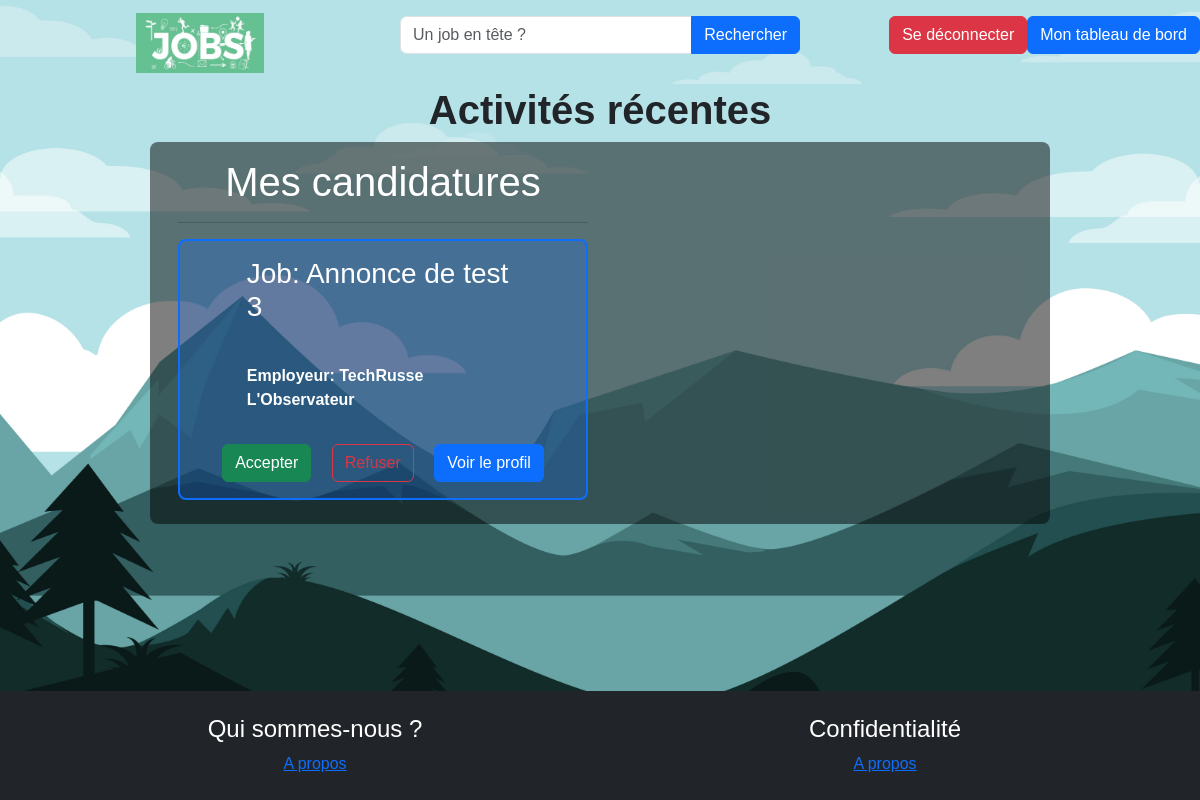
The app's page /index.php?section=activitesRecentes (signed in), older data.
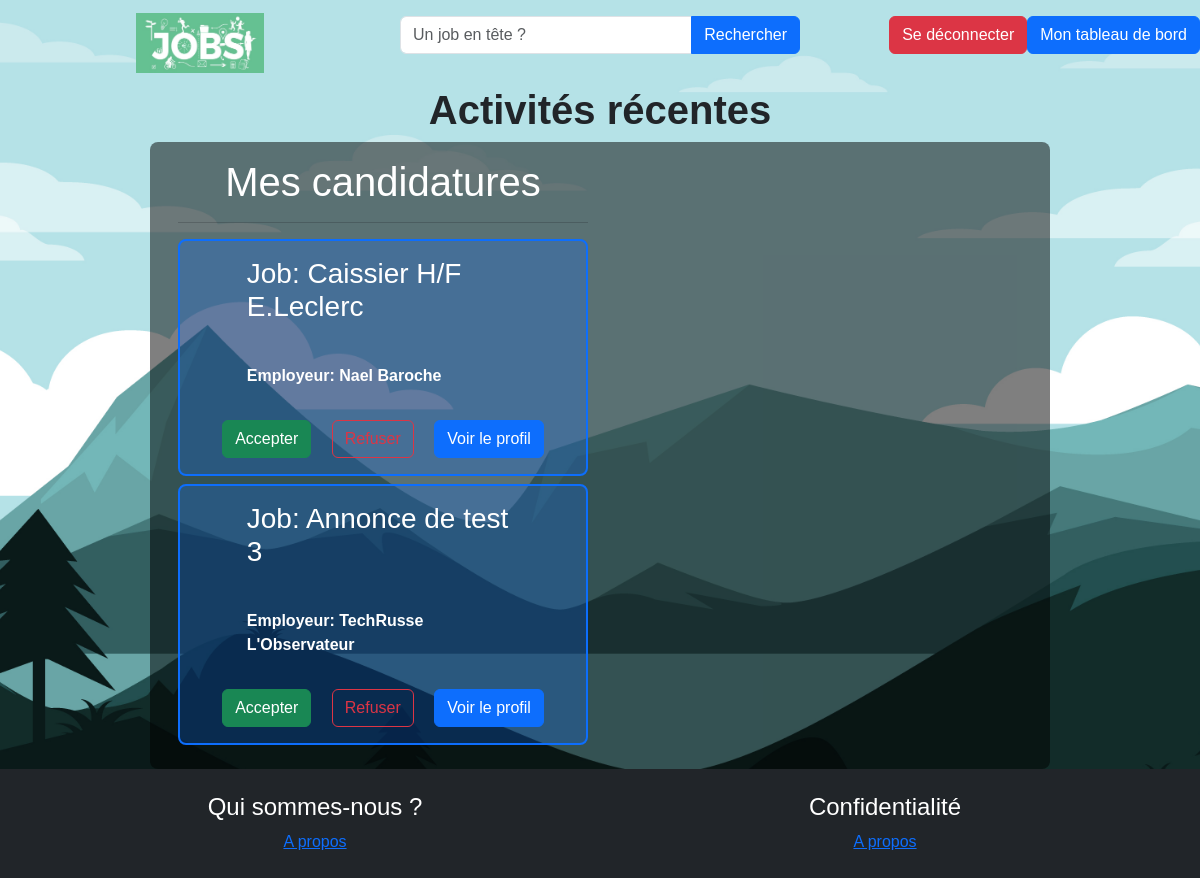
The same page, newer data.
### tables this page shows
CREATE TABLE `candidature` (
  `idEtudiant` int(11) NOT NULL,
  `idOffre` int(11) NOT NULL,
  `idStatut` tinyint(4) NOT NULL DEFAULT 1
);

CREATE TABLE `offre` (
  `idOffre` int(11) NOT NULL,
  `intitoffre` varchar(255) NOT NULL,
  `idAct` int(11) NOT NULL,
  `lieuTravail` varchar(100) NOT NULL,
  `idContrat` int(11) NOT NULL,
  `debutPeriod` date NOT NULL,
  `finPeriod` date DEFAULT NULL,
  `descOffre` text NOT NULL,
  `idEmployeur` int(11) NOT NULL,
  `idValidation` tinyint(1) NOT NULL DEFAULT 0,
  `datePublication` date NOT NULL DEFAULT current_timestamp()
);

CREATE TABLE `utilisateur` (
  `idUser` int(11) NOT NULL,
  `civilite` tinyint(4) NOT NULL,
  `nom` varchar(30) NOT NULL,
  `prenom` varchar(30) NOT NULL,
  `email` varchar(255) NOT NULL,
  `passwd` text NOT NULL,
  `tel` varchar(20) NOT NULL,
  `imgUser` text NOT NULL DEFAULT 'defaultUser.png',
  `cvUser` text DEFAULT NULL,
  `idStatut` tinyint(4) NOT NULL,
  `bio` text DEFAULT NULL
);

### controleur/activitesRecentes.php (called while the page is built)
<?php
require_once('modele/mod_dashboard.php');
$ActiRecentes = [];
$isStudent = false;
if (intval($_SESSION["status"])==1) {
  $isStudent = true;
  $ActiRecentes= getApplicationsFromStudent($cnxSession);
}
require_once('vue/vue_activitesRecentes.php');

### modele/mod_dashboard.php (called while the page is built, shortened)
<?php
function getApplicationsFromStudent($idStudent){
    $bdd = db_connect();
    $req = $bdd->prepare("SELECT C.idEtudiant, O.*, E.* FROM candidature C INNER JOIN offre O ON C.idOffre = O.idOffre JOIN utilisateur E ON E.idUser = O.idEmployeur WHERE C.idEtudiant = ?");
    if($req->execute([
        $idStudent
    ]))
    return $req->fetchAll(PDO::FETCH_ASSOC);
}
?>

### vue/vue_activitesRecentes.php (the view, shortened to what this page needs)
<?php
    include "vue_entete.php";
?>
      <h1 class="titreprincipal"><b>Activités récentes</b></h1>
      <div class="rounded-3 col-md-8 row flex-nowrap bg-black bg-opacity-50 w-75 mx-auto p-3 align-self-center menu-pleine-hauteur">
            <div class="col-md-6">
              <h1 class="text-center text-white"><?= $isStudent ? "Mes candidatures" : "Réponse à une offre" ?></h1>
              <hr>
              <?php
                    foreach($ActiRecentes as $uneActi)
                    {
                      $intitOffre = $uneActi['intitoffre'];
                      $prenom = $uneActi['prenom'];
                      $nom = $uneActi['nom'];
              ?>
              <div class="bg-primary bg-opacity-25 rounded-3 border border-2 border-primary my-2">
                <h3 class="rounded-3 col-md-12 row w-75 mx-auto p-3 align-self-center text-white">Job: <?= $intitOffre ?></h3>
                <p class="rounded-3 col-md-12 row w-75 mx-auto p-3 align-self-center text-white fw-bold">Employeur: <?= $prenom, " ", $nom ?></p>
                  <div class="d-grid d-md-block text-center">
                      <a href="#" class="btn btn-success mb-3 mx-2">Accepter</a>
                      <a href="#" class="btn btn-outline-danger mb-3 mx-2">Refuser</a>
                      <a href="?section=unEtud" class="btn btn-primary mb-3 mx-2">Voir le profil</a>
                  </div>
              </div>
            <?php
                    }
            ?>
            </div>
      </div>
<?php include_once("vue/vue_footer.php"); ?>

### index.php (shortened to what this page needs)
<?php
$isConnected = isset($_SESSION["idUser"]);
$cnxSession = $isConnected ? $_SESSION["idUser"] : 0;
if (!isset($_GET['section']) OR $_GET['section'] == 'index')
{
    require_once('controleur/portail.php');
}else{
	if ($_GET['section'] == 'login')
	{
		require_once('controleur/login.php');
	}
	elseif ($_GET['section'] == 'dashboardEtud')
	{
		require_once('controleur/dashboardEtudiant.php');
	}
	elseif ($_GET['section'] == 'dashboardEmploi')
	{
		require_once('controleur/dashboardEmployeur.php');
	}
	elseif ($_GET['section'] == 'depotAnno')
	{
		require_once('controleur/depotAnnonces.php');
	}
	elseif ($_GET['section'] == 'mesOffres')
	{
		require_once('controleur/mesOffres.php');
	}
	elseif ($_GET['section'] == 'depotCV')
	{
		require_once('controleur/depotCV.php');
	}
	elseif ($_GET['section'] == 'activitesRecentes')
	{
		require_once('controleur/activitesRecentes.php');
	}
	elseif ($_GET['section'] == 'lesOffres')
	{
		require_once('controleur/lesOffres.php');
	}
	elseif ($_GET['section'] == 'lesEtuds')
	{
		require_once('controleur/lesEtuds.php');
	}
	elseif ($_GET['section'] == 'uneOffre')
	{
		require_once('controleur/uneOffre.php');
	}
	elseif ($_GET['section'] == 'unEtud')
	{
		require_once('controleur/unEtuds.php');
	}
	elseif($_GET["section"] == "testmodels"){
		require_once("controleur/TestModels.php");
	}
	elseif($_GET["section"] == "logout"){
		require_once("controleur/logout.php");
	}
  elseif($_GET["section"] == "postuler"){
    require_once("controleur/postuler.php");
  }
	else{
		header('location: index.php');
	}
}
?>

### vue/vue_entete.php (shortened to what this page needs)
<!DOCTYPE html>
<html lang="fr">
<head>
    <link rel="stylesheet" href="vue/css/style.css">
    <link rel="stylesheet" href="vue/css/bootstrap.min.css">
</head>
<body class="p-0">
    <div class="row">
        <nav class="navbar navbar-expand-lg">
            <div class="container-fluid">
                <div class="row justify-content-between">
                    <div class="collapse navbar-collapse" id="navbarSupportedContent">
                    <div class="col-lg-4 align-self-center">
                        <a class="ms-3 navbar-brand ms-3 navbar-brand d-md-flex justify-content-md-center" href="index.php">
                            <img src="vue/images/logoJobsEtudiant.jpg" class="logoEntete">
                        </a>
                    </div>
                        <div class="col-lg-4 align-self-center mb-3">
                            <form class="d-flex" role="search">
                                <div class="input-group">
                                    <input class="form-control" type="search" placeholder="Un job en tête ?" aria-label="Search">
                                    <button class="btn btn-primary" type="submit">Rechercher</button>
                                </div>
                            </form>
                        </div>
                        <div class="col-lg-4 align-self-center mb-3">
                            <div class="d-flex justify-content-md-around justify-content-lg-end">
                                <a href="index.php?section=<?= $isConnected ? "logout" : "login" ?>" class="btn btn-<?= $isConnected ? "danger" : "success" ?>"><?= $isConnected ? "Se déconnecter" : "Se Connecter/S'inscrire" ?></a>
                                <?php if($isConnected): ?>
                                    <a href="?section=<?= intval($_SESSION["status"])!=1 ? "dashboardEmploi" : "dashboardEtud" ?>" class="btn btn-primary">Mon tableau de bord</a>
                                <?php endif; ?>
                            </div>
                        </div>
                    </div>
                </div>
            </div>
        </nav>
    </div>

### vue/vue_footer.php
<footer class="mt-auto pb-4 col-12 bg-dark text-white mt-5">
      <div class="container text-center">
  <br>
        <div class="row align-items-start ">
          <div class="col-md-6" id="scrollAPropos">
            <h4>Qui sommes-nous ?</h4>
            <a class="p-1 rounded" href="index.php#aPropos">A propos</a>
          </div>
          <div class="col-md-6">
            <h4>Confidentialité</h4>
            <a class="p-1 rounded" href="vue/confidentialite.html">A propos</a>
          </div>
        </div>
      </div>
  </footer>
</body>
</html>

### vue/css/style.css (style rules this page uses)
* { margin: 0; padding: 0; box-sizing: border-box; font-family: sans-serif; }
body { background:url("../images/wallpaper2.jpg") no-repeat; height: 100vh; background-size: cover; background-position: center center; background-attachment: fixed; display: flex; flex-direction: column; align-items: center; position: relative; padding: 15px; }
.logoEntete { width: 35%; }

Row changes from the older to the newer data that the page shows:
added candidature: idOffre.intitoffre "Caissier H/F E.Leclerc", utilisateur.prenom "Nael", utilisateur.nom "Baroche"
